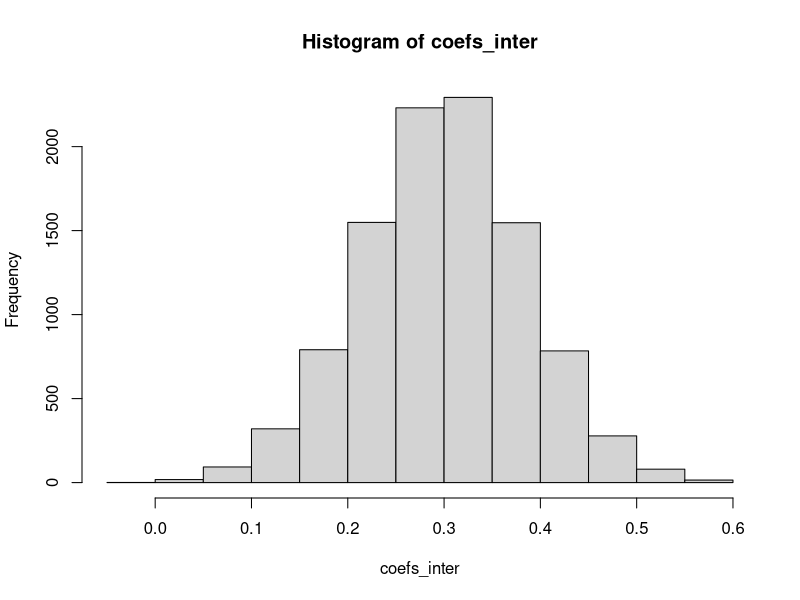
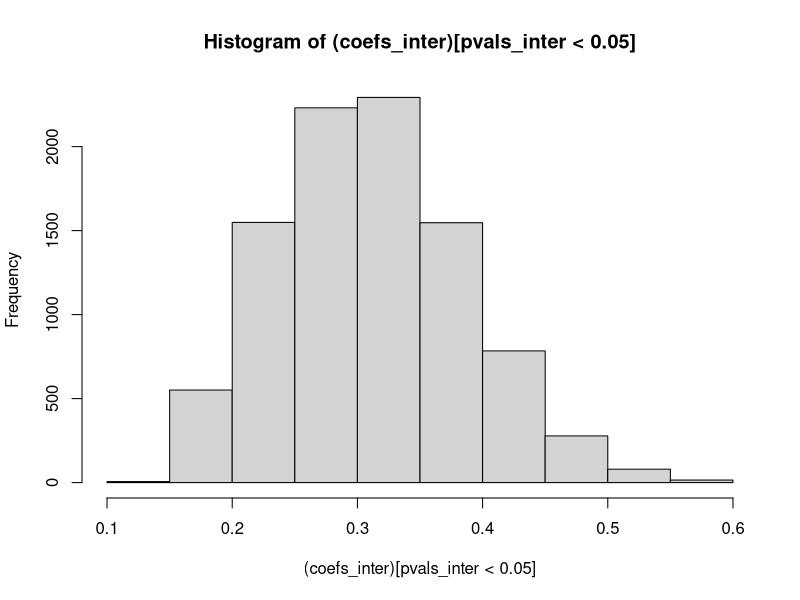

Source code (R) for these figures, in order:
n=120

pvals_inter <- rep(0,1e4)
coefs_inter <- rep(0,1e4)
for(i in 1:length(pvals_inter)){
given <-(runif(n,min=5,max=20))
poem <- sample(c(0,1), replace = T, size=n)
bet <- given*0.3 + poem*0.2+ poem*given*0.3 + rnorm(n,mean=0,sd=2)
model <- lm(bet~given*poem)
pvals_inter[i] <- summary(model)$coefficients[4,4]
coefs_inter[i] <-summary(model)$coefficients[4,1]
}
sum(pvals_inter <0.05)/length(pvals_inter)


cbind(pvals_inter,coefs_inter)[1:10,]

hist(coefs_inter)
hist((coefs_inter)[pvals_inter <0.05])

summary((coefs_inter)[pvals_inter <0.05])
